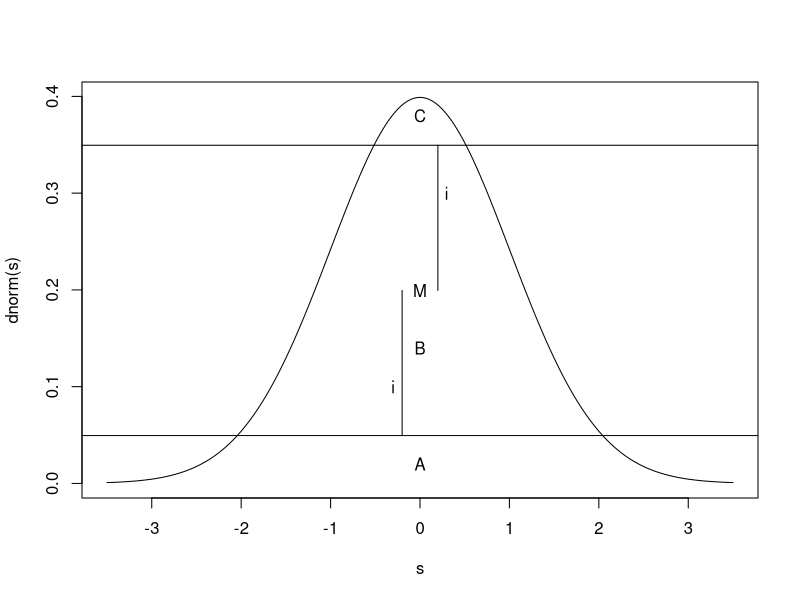

This figure's R source:
## ---- chunk 1
knitr::opts_chunk$set(echo = TRUE)
## ---- chunk 2
#just some code to make the description of the problem plot below
midpoint = dnorm(0) * 0.5
s = seq(-3.5, 3.5, .01)
plot(s, dnorm(s), ty='l')
abline(h=midpoint-0.15)
abline(h=midpoint+0.15)
text(x=0, y=midpoint, 'M' )
text(x=0, y=0.38, "C")
text(x=0, y=0.14, "B")
text(x=0, y=0.02, "A")
text(x=0.3, y=0.3, "i")
text(x=-0.3, y=0.1, "i")
lines(x=c(0.2, 0.2), y=c(midpoint, midpoint+0.15))
lines(x=c(-0.2, -0.2), y=c(midpoint, midpoint-0.15))
## ---- chunk 3
B_band_density = function(i, target=0.5){
  #define midpoint and upper and lower bounds of bands that define A, B, and C
  midpoint = 0.5 * dnorm(0) #identify the midpoint of N(0,1)
  upper = midpoint+i #upper bound of band i around midpoint
  lower = midpoint-i #lower bound of band i around midpoint

  #Next indentify the density of A, B, and C by finding integral of A and A+B with the funcs below
  f1 = function(x){ #func for density of A
    return(pmin(dnorm(x), lower)) #need pmin b/c integrate expects vectorized func
  }
  f2 = function(x){ #func for density of A+B
    return(pmin(dnorm(x), upper)) #same logic as f1
  }

  #Now use numerical integration to find the density of A and A+B 
  a = integrate(f1, -Inf, Inf)$value #density A
  a_plus_b = integrate(f2, -Inf, Inf)$value #density A+B

  #Now a little arithmetic to identify density of B
  c = 1 - a_plus_b # C is by defn what's left from 1 after taking away A and B
  b = 1 - (a+c)    # and B is what's left after taking away A and C

  #return the sq. error from target density, makes func convex so we can numerically find minima
  return((b-target)^2)  

  }
## ---- chunk 4
midpoint = 0.5 * dnorm(0) #re-identify midpoint, btw this is just sqrt(2*pi)^-1 * 0.5 , cuz mean and var terms drop out
#use numerical optmiziation to find i where density B = 0.5, that's our target
optimal_i = optimize(B_band_density, interval=c(0,midpoint))$minimum #I really love this func in R
## ---- chunk 5
2 * optimal_i / dnorm(0)
